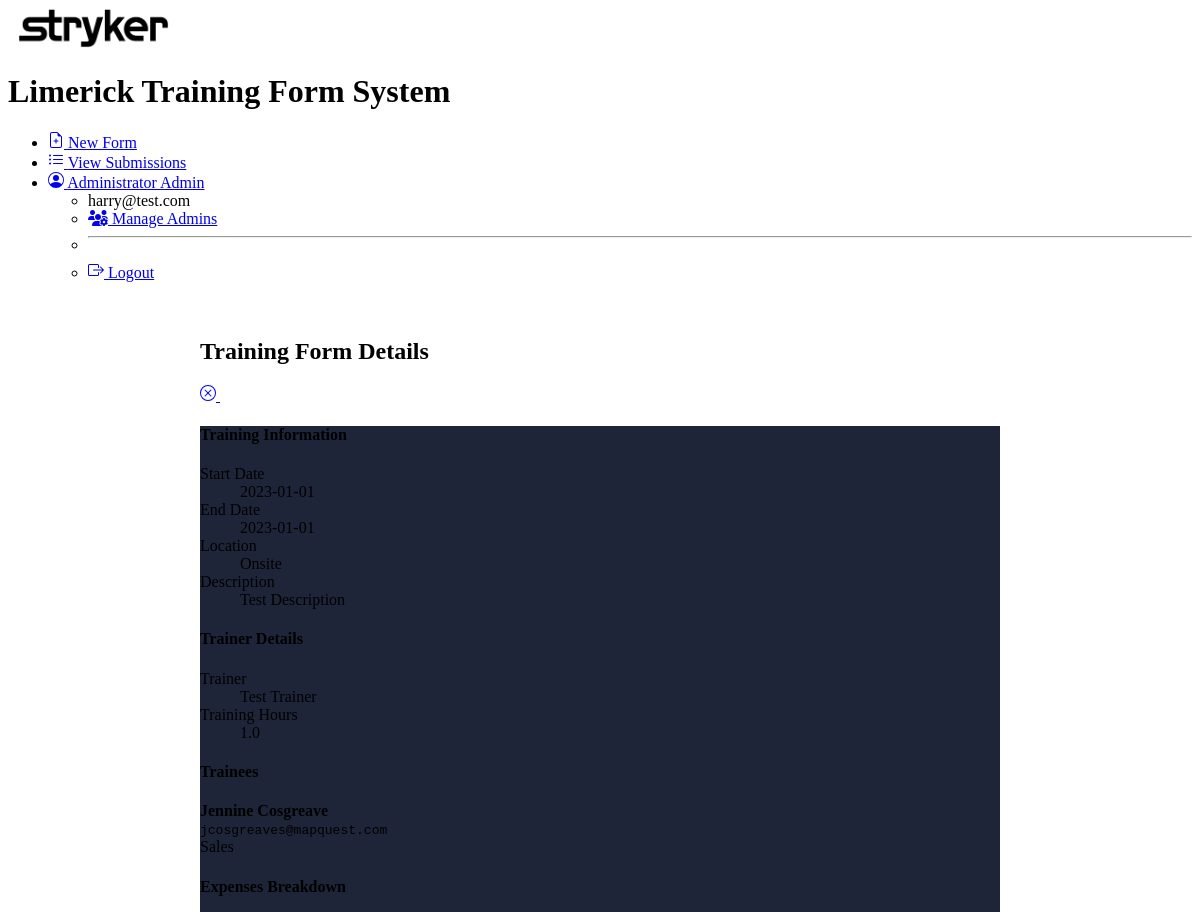
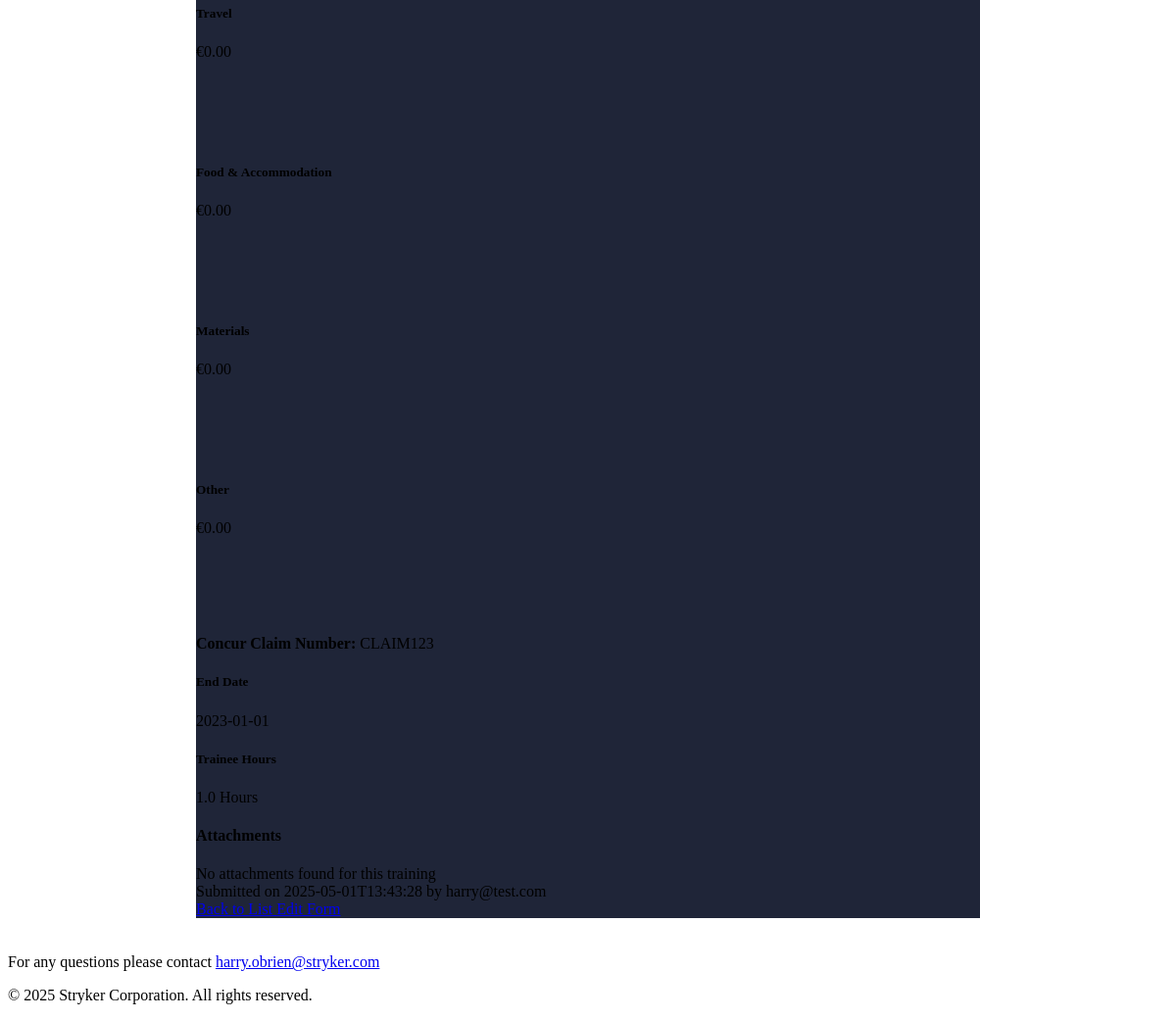
The app's page /view/134 (signed in) with its own data (2 pictures, top to bottom).
### models.py (models this page shows)
class TrainingForm(Base):
    __tablename__ = "training_forms"
    id = Column(Integer, primary_key=True, autoincrement=True)
    training_type = Column(String, nullable=False)
    trainer_name = Column(String)
    supplier_name = Column(String)
    location_type = Column(String, nullable=False)
    location_details = Column(String)
    start_date = Column(Date, nullable=False)
    end_date = Column(Date, nullable=False)
    trainer_hours = Column(Float)
    trainees_data = Column(Text)
    submission_date = Column(DateTime, default=func.now())
    approved = Column(Boolean, default=False)
    concur_claim = Column(String)
    travel_cost = Column(Float, default=0)
    food_cost = Column(Float, default=0)
    materials_cost = Column(Float, default=0)
    other_cost = Column(Float, default=0)
    other_expense_description = Column(Text)
    trainee_hours = Column(Float)
    training_description = Column(Text, nullable=False)
    submitter = Column(String)
    created_at = Column(DateTime, default=func.now())
    attachments = relationship(
        "Attachment", back_populates="training_form", cascade="all, delete-orphan"
    )

### app.py (the view)
@app.route("/view/<int:form_id>")
@login_required
def view_form(form_id):
    form_data = get_training_form(form_id)
    print("DEBUG - Form Data Received:", form_data)
    if not form_data:
        flash("Training form not found", "danger")
        return redirect(url_for("list_forms"))
    with db_session() as session:
        attachments = session.query(Attachment).filter_by(training_id=form_id).all()
        attachments = [
            {
                "id": a.id,
                "training_id": a.training_id,
                "filename": a.filename,
                "description": a.description,
            }
            for a in attachments
        ]
    trainees = []
    if form_data.get("trainees_data"):
        try:
            trainees = json.loads(form_data["trainees_data"])
            if (
                isinstance(trainees, list)
                and len(trainees) > 0
                and not isinstance(trainees[0], dict)
            ):
                trainees = [{"email": email} for email in trainees]
        except Exception:
            trainees = []
    trainee_emails = []
    if form_data.get("trainee_emails"):
        trainee_emails = [
            e.strip() for e in form_data["trainees_data"].split(",") if e.strip()
        ]
    print("Attachments from DB:", attachments)
    return render_template(
        "view.html",
        form=form_data,
        trainees=trainees,
        attachments=attachments,
        trainee_emails=trainee_emails,
        now=datetime.now(),
        is_admin=is_admin_user(current_user),
    )

### app.py (called while the page is built)
@app.context_processor
def inject_current_year():
    return {"current_year": datetime.now().year}

def is_admin_user(user):
    return hasattr(user, "email") and is_admin_email(user.email)

@app.context_processor
def inject_user():
    user_info = {}
    if current_user.is_authenticated:
        user_info = {
            "username": current_user.username,
            "display_name": current_user.display_name or current_user.username,
            "email": current_user.email,
            "first_name": current_user.first_name,
            "last_name": current_user.last_name,
            "is_admin": getattr(
                current_user, "is_admin", False
            ),  # Get admin status if available
        }
    return {"user_info": user_info}

### auth.py (called while the page is built)
def is_admin_email(email):
    return email and get_admin_by_email(email) is not None

    @staticmethod
    def get(username):
        is_admin = is_admin_email(username)
        display_name = "Administrator" if is_admin else username.split("@")[0]
        return User(
            username=username,
            display_name=display_name,
            email=username,
            first_name="Admin" if is_admin else None,
            last_name="User" if is_admin else None,
            is_admin=is_admin,
        )

### models.py (called while the page is built)
@contextmanager
def db_session():
    session = SessionLocal()
    try:
        yield session
        session.commit()
    except Exception:
        session.rollback()
        raise
    finally:
        session.close()

def get_admin_by_email(email):
    with db_session() as session:
        admin = session.query(Admin).filter_by(email=email).first()
        if admin:
            return {
                "email": admin.email,
                "first_name": admin.first_name,
                "last_name": admin.last_name,
            }
        return None

### templates/view.html (shortened to what this page needs)
{% extends "base.html" %} {% from '_macros.html' import render_check_icon,
render_x_icon %} {% block title %}View Training Form{% endblock %} {% block
content %}
<div class="container py-4">
  <div class="training-form-container shadow-sm">
    <div class="d-flex justify-content-between align-items-center mb-4">
      <h2 class="fs-4">Training Form Details</h2>
      <div class="d-flex align-items-center gap-2">
        {% if is_admin %}
        <a href="{{ url_for('approve_training', form_id=form.id) }}"
          class="btn btn-sm approve-btn {% if form.approved %}approved btn-outline-success{% else %}unapproved btn-outline-secondary{% endif %}"
          hx-get="{{ url_for('approve_training', form_id=form.id) }}?view=1"
          hx-target="closest .d-flex.align-items-center.gap-2" hx-swap="outerHTML">
          {% if form.approved %} {{ render_check_icon('icon-default') }} {{
          render_x_icon('icon-hover') }} {% else %} {{
          render_x_icon('icon-default') }} {{ render_check_icon('icon-hover') }}
          {% endif %}
        </a>
        {% endif %}
      </div>
    </div>
    <div class="card">
      <div class="card-body">
        <div class="row mb-4">
          <div class="col-md-6">
            <div class="mb-4">
              <h4 class="fs-6 text-primary mb-3">Training Information</h4>
              <dl class="row">
                <dt class="col-sm-4">Start Date</dt>
                <dd class="col-sm-8">{{ form.start_date }}</dd>
                <dt class="col-sm-4">End Date</dt>
                <dd class="col-sm-8">{{ form.end_date }}</dd>
                <dt class="col-sm-4">Location</dt>
                <dd class="col-sm-8">
                  {{ form.location_type }}
                </dd>
                <dt class="col-sm-4">Description</dt>
                <dd class="col-sm-8">{{ form.training_description }}</dd>
              </dl>
            </div>
            <div class="mb-4">
              <h4 class="fs-6 text-primary mb-3">Trainer Details</h4>
              <dl class="row">
                {% if form.training_type == 'Internal Training' %}
                <dt class="col-sm-4">Trainer</dt>
                <dd class="col-sm-8">{{ form.trainer_name }}</dd>
                <dt class="col-sm-4">Training Hours</dt>
                <dd class="col-sm-8">{{ form.trainer_hours }}</dd>
                {% else %}
                <dt class="col-sm-4">Supplier</dt>
                <dd class="col-sm-8">{{ form.supplier_name }}</dd>
                {% endif %}
              </dl>
            </div>
          </div>
          <div class="col-md-6">
            <h4 class="fs-6 text-primary mb-3">Trainees</h4>
            {% if trainees %}
            <div class="list-group">
              {% for trainee in trainees %}
              <div class="list-group-item">
                <div class="d-flex align-items-center">
                  <div class="flex-grow-1">
                    {% if trainee.name %}
                    <strong>{{ trainee.name }}</strong><br />
                    {% endif %}
                    <code>{{ trainee.email }}</code>
                    {% if trainee.department %}
                    <div class="text-muted small">{{ trainee.department }}</div>
                    {% endif %}
                  </div>
                </div>
              </div>
              {% endfor %}
            </div>
            {% else %}
            <div class="alert alert-info mb-0">No trainees recorded</div>
            {% endif %}
          </div>
        </div>
        <div class="mb-4">
          <h4 class="fs-6 text-primary mb-3">Expenses Breakdown</h4>
          <div class="row expense-row mb-4">
            <div class="col-md-3">
              <div class="card border-primary">
                <div class="card-body">
                  <h5 class="card-title text-muted small">Travel</h5>
                  <div class="fs-5">
                    €{{ "%.2f"|format(form.travel_cost|default(0)) }}
                  </div>
                </div>
              </div>
            </div>
            <div class="col-md-3">
              <div class="card border-primary">
                <div class="card-body">
                  <h5 class="card-title text-muted small">
                    Food & Accommodation
                  </h5>
                  <div class="fs-5">
                    €{{ "%.2f"|format(form.food_cost|default(0)) }}
                  </div>
                </div>
              </div>
            </div>
            <div class="col-md-3">
              <div class="card border-primary">
                <div class="card-body">
                  <h5 class="card-title text-muted small">Materials</h5>
                  <div class="fs-5">
                    €{{ "%.2f"|format(form.materials_cost|default(0)) }}
                  </div>
                </div>
              </div>
            </div>
            <div class="col-md-3">
              <div class="card border-primary">
                <div class="card-body">
                  <h5 class="card-title text-muted small">Other</h5>
                  <div class="fs-5">
                    €{{ "%.2f"|format(form.other_cost|default(0)) }}
                  </div>
                </div>
              </div>
            </div>
            <div class="col-12 mt-3">
              <p class="mb-0">
                <strong>Concur Claim Number:</strong>
                {{ form.concur_claim or 'Not provided' }}
              </p>
            </div>
          </div>
        </div>
        <div class="row mb-4">
          <div class="col-md-6">
            <h5 class="card-title text-muted small">End Date</h5>
            <div class="fs-5">
              {{ form.end_date if form.end_date else 'Not specified' }}
            </div>
          </div>
        </div>
        <div class="row mb-4">
          <div class="col-md-6">
            <h5 class="card-title text-muted small">Trainee Hours</h5>
            <div class="fs-5">{{ form.trainee_hours|default(0) }} Hours</div>
          </div>
        </div>
        <div class="card mb-4 mt-4">
          <div class="card-header bg-secondary">
            <h4 class="fs-5 mb-0">Attachments</h4>
          </div>
          <div class="card-body">
            {% if attachments %}
            <div class="row">
              {% for att in attachments %}
              <div class="col-md-4 mb-3">
                <div class="card border">
                  <div class="card-body">
                    <div class="d-flex align-items-center">
                      <i class="bi bi-paperclip me-2"></i>
                      <a href="{{ url_for('uploaded_file', filename='form_' + form.id|string + '/' + att['filename']) }}"
                        class="text-decoration-none" target="_blank">
                        {{ att['filename'] }}
                      </a>
                    </div>
                    {% if att['description'] %}
                    <p class="text-muted mt-2 mb-0 small">
                      {{ att['description'] }}
                    </p>
                    {% endif %}
                  </div>
                </div>
              </div>
              {% endfor %}
            </div>
            {% else %}
            <div class="alert alert-info mb-0">
              No attachments found for this training
            </div>
            {% endif %}
          </div>
        </div>
      </div>
      <div class="card-footer text-muted small">
        Submitted on {{ form.submission_date }} {% if form.submitter %} by {{
        form.submitter }} {% endif %}
        <div class="float-end">
          <a href="{% if is_admin %}{{ url_for('list_forms') }}{% else %}{{ url_for('my_submissions') }}{% endif %}"
            class="btn btn-sm btn-outline-secondary me-2">
          </a>
          <a href="{{ url_for('edit_form', form_id=form.id) }}" class="btn btn-sm btn-primary">
          </a>
        </div>
      </div>
    </div>
  </div>
</div>
{% endblock %}

### static/css/custom.css (style rules this page uses)
.training-form-container { max-width: 800px; margin: 0 auto; border-radius: 8px; padding: 20px; }
.card-header { font-weight: 500; }
.expense-row .card.border-primary { min-height: 140px; }

### static/css/theme.css (style rules this page uses)
[data-bs-theme="dark"] { --bs-primary: #8b7bff; --bs-primary-rgb: 139, 123, 255; --bs-body-bg: #0f172a; --bs-btn-color: #ffffff; --bs-btn-hover-color: #ffffff; }
.card { --bs-card-bg: #1f2538; background-color: var(--bs-card-bg); }
:root { --bs-border-radius: 0.5rem; --bs-border-radius-sm: 0.4rem; --bs-border-radius-lg: 0.6rem; }
.btn, .form-control, .form-select, .form-floating > label, .card { transition: all 0.15s cubic-bezier(0.4, 0, 0.2, 1); }

### records on screen
TrainingForm: location_type "Onsite", training_description "Test Description", trainer_name "Test Trainer", trainer_hours "1.0", concur_claim "CLAIM123", trainee_hours "1.0", submitter "harry@test.com"

### other values on screen
{{ user_info.display_name }} "Administrator"
{{ user_info.email }} "harry@test.com"
{{ trainee.name }} "Jennine Cosgreave"
{{ trainee.email }} "jcosgreaves@mapquest.com"
{{ trainee.department }} "Sales"
{{ "%.2f"|format(form.travel_cost|default(0)) }} "0.00"
{{ "%.2f"|format(form.food_cost|default(0)) }} "0.00"
{{ "%.2f"|format(form.materials_cost|default(0)) }} "0.00"
{{ "%.2f"|format(form.other_cost|default(0)) }} "0.00"
